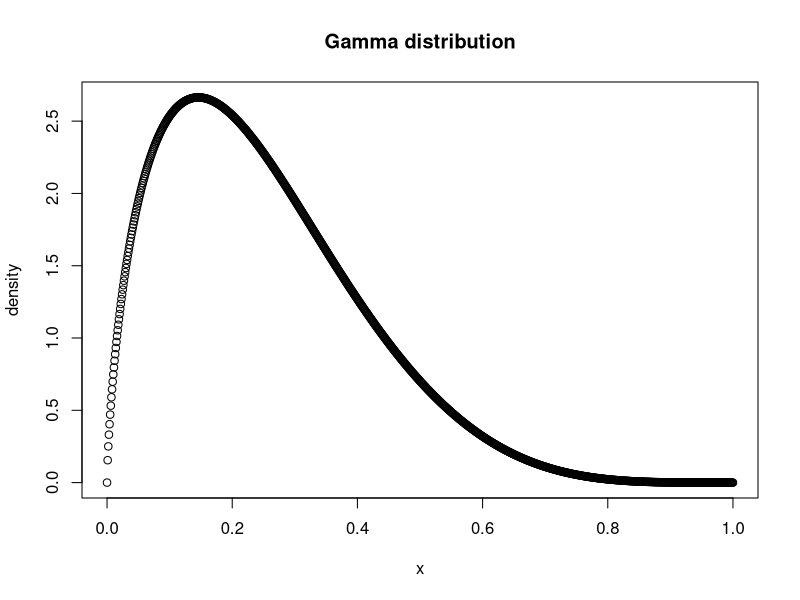

Here is the R script that generated this plot:
## ---- chunk 1
densite = function(x){
  return(dbeta(x, 1.7, 5.1)) 
}

#test
xx = seq(0,1,length.out = 1000)
yy = densite(xx)
plot(xx,yy, xlab = 'x',ylab = "density", main = "Gamma distribution")
